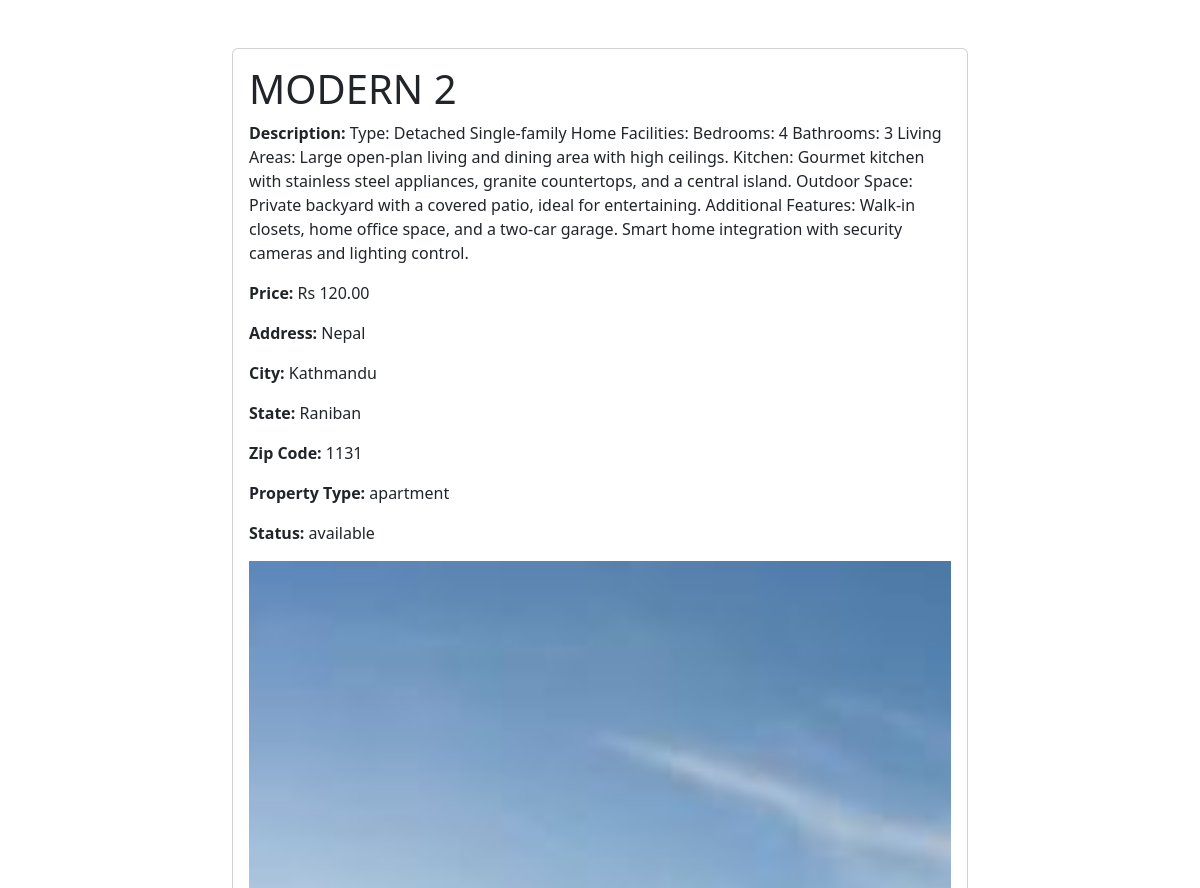
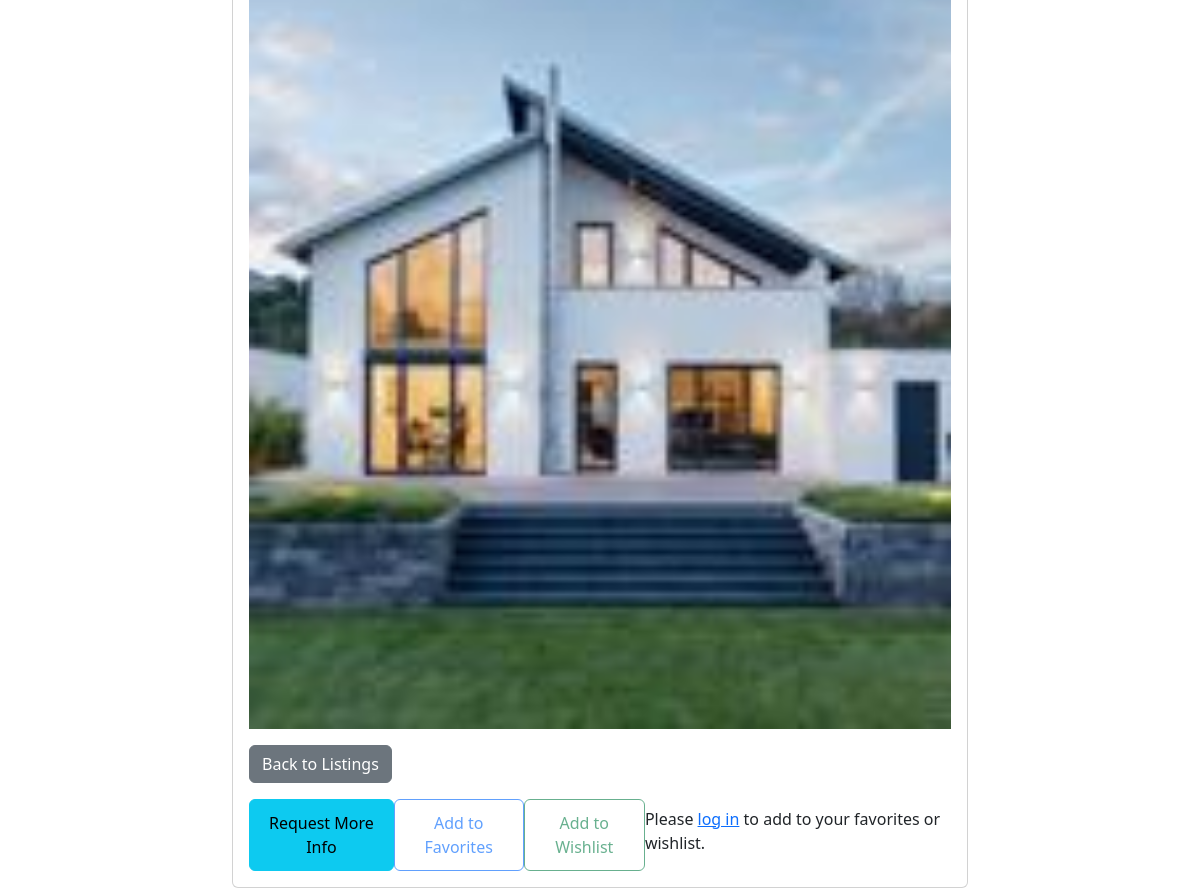
/listings/listings/7/, run on the app's committed database (2 pictures, top to bottom).
### listings/models.py (models this page shows, shortened)
class Property(models.Model):
    HOUSE = 'house'
    APARTMENT = 'apartment'
    COMMERCIAL = 'commercial'
    PROPERTY_TYPES = [
        (HOUSE, 'House'),
        (APARTMENT, 'Apartment'),
        (COMMERCIAL, 'Commercial'),
    ]
    AVAILABLE = 'available'
    RENTED = 'rented'
    SOLD = 'sold'
    STATUS_CHOICES = [
        (AVAILABLE, 'Available'),
        (RENTED, 'Rented'),
        (SOLD, 'Sold'),
    ]
    title = models.CharField(max_length=200)
    description = models.TextField()
    price = models.DecimalField(max_digits=10, decimal_places=2)
    address = models.CharField(max_length=255)
    city = models.CharField(max_length=100)
    state = models.CharField(max_length=100)
    zip_code = models.CharField(max_length=10)
    property_type = models.CharField(max_length=50, choices=PROPERTY_TYPES, default=HOUSE)
    status = models.CharField(max_length=50, choices=STATUS_CHOICES, default=AVAILABLE)
    created_at = models.DateTimeField(auto_now_add=True)
    image = models.ImageField(upload_to='property_images/', blank=True, null=True)
    user = models.ForeignKey(User, on_delete=models.CASCADE)  # Link each property to a user

### listings/views.py (the view)
# urls.py: path('listings/<int:pk>/', views.property_detail, name='property_detail'),
def property_detail(request, pk):
    property = get_object_or_404(Property, pk=pk)
    is_favorite = False
    if request.user.is_authenticated:
        is_favorite = Favorite.objects.filter(user=request.user, property=property).exists()
    return render(request, 'listings/property_detail.html', {
        'property': property,
        'is_favorite': is_favorite,  # Add this flag to indicate if it's a favorite
    })

### listings/templates/listings/property_detail.html (shortened to what this page needs)
<!DOCTYPE html>
<html lang="en">
<head>
    <link href="https://cdn.jsdelivr.net/npm/bootstrap@5.3.0-alpha1/dist/css/bootstrap.min.css" rel="stylesheet">
    {% load static %}
</head>
<body>
    <div class="container mt-5">
        <div class="row">
            <div class="col-md-8 offset-md-2">
                <div class="card">
                    <div class="card-body">
                        <h1 class="card-title">{{ property.title }}</h1>
                        <p class="card-text"><strong>Description:</strong> {{ property.description }}</p>
                        <p class="card-text"><strong>Price:</strong> Rs {{ property.price }}</p>
                        <p class="card-text"><strong>Address:</strong> {{ property.address }}</p>
                        <p class="card-text"><strong>City:</strong> {{ property.city }}</p>
                        <p class="card-text"><strong>State:</strong> {{ property.state }}</p>
                        <p class="card-text"><strong>Zip Code:</strong> {{ property.zip_code }}</p>
                        <p class="card-text"><strong>Property Type:</strong> {{ property.property_type }}</p>
                        <p class="card-text"><strong>Status:</strong> {{ property.status }}</p>
                        {% if property.image %}
                        <div class="mb-3">
                            <img src="{{ property.image.url }}" alt="{{ property.title }}" class="img-fluid" width="100%">
                        </div>
                        {% endif %}
                        <div class="d-flex justify-content-between">
                            <a href="{% url 'property_list' %}" class="btn btn-secondary">Back to Listings</a>
                        </div>
                        <div class="d-flex justify-content-between mt-3">
                            <button class="btn btn-info" id="requestInfoBtn" data-property-id="{{ property.id }}">Request More Info</button>
                            {% if user.is_authenticated %}
                                <button class="btn btn-outline-primary" id="addToFavoritesBtn" data-property-id="{{ property.id }}" {% if is_in_favorites %}disabled{% endif %}>
                                    {% if is_in_favorites %}Already Added to Favorites{% else %}Add to Favorites{% endif %}
                                </button>
                                <button class="btn btn-outline-success" id="addToWishlistBtn" data-property-id="{{ property.id }}" {% if is_in_wishlist %}disabled{% endif %}>
                                    {% if is_in_wishlist %}Already Added to Wishlist{% else %}Add to Wishlist{% endif %}
                                </button>
                            {% else %}
                                <button class="btn btn-outline-primary" disabled>Add to Favorites</button>
                                <button class="btn btn-outline-success" disabled>Add to Wishlist</button>
                                <p class="mt-2">Please <a href="{% url 'login' %}">log in</a> to add to your favorites or wishlist.</p>
                            {% endif %}
                        </div>
                    </div>
                </div>
            </div>
        </div>
    </div>
</body>
</html>

### data on the page
Property: title "MODERN 2", description "Type: Detached Single-family Home Facilities: Bedrooms: 4 Bathrooms: 3 Living Areas: Large open-plan living and dining area with high ceilings. Kitchen: Gourmet kitchen with stainless steel appliances, granite countertops, and a central island. Outdoor Space: Private backyard with a covered patio, ideal for entertaining. Additional Features: Walk-in closets, home office space, and a two-car garage. Smart home integration with security cameras and lighting control.", price "120.00", address "Nepal", city "Kathmandu", state "Raniban", zip_code "1131", property_type "apartment", status "available", image (picture)
